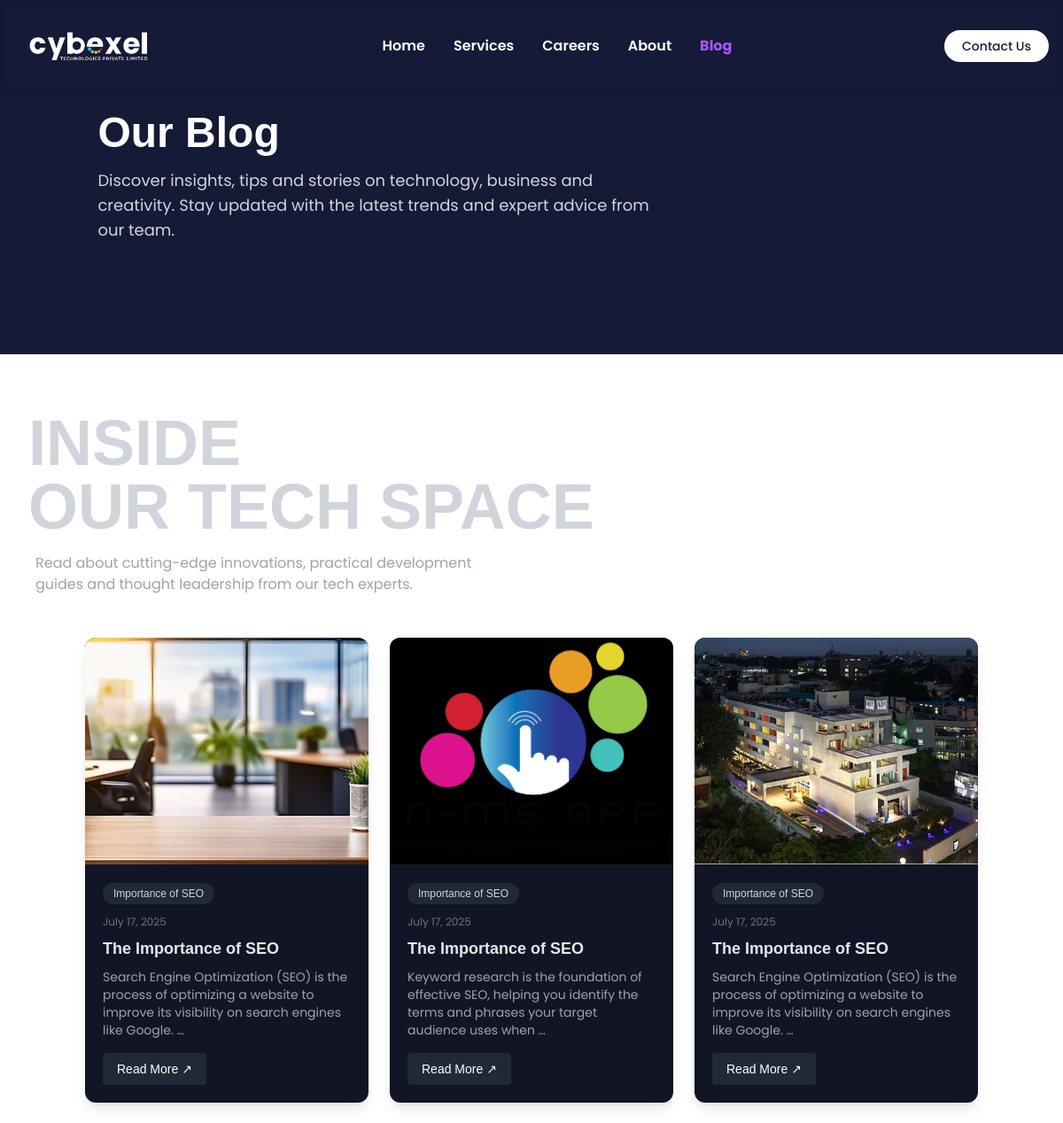
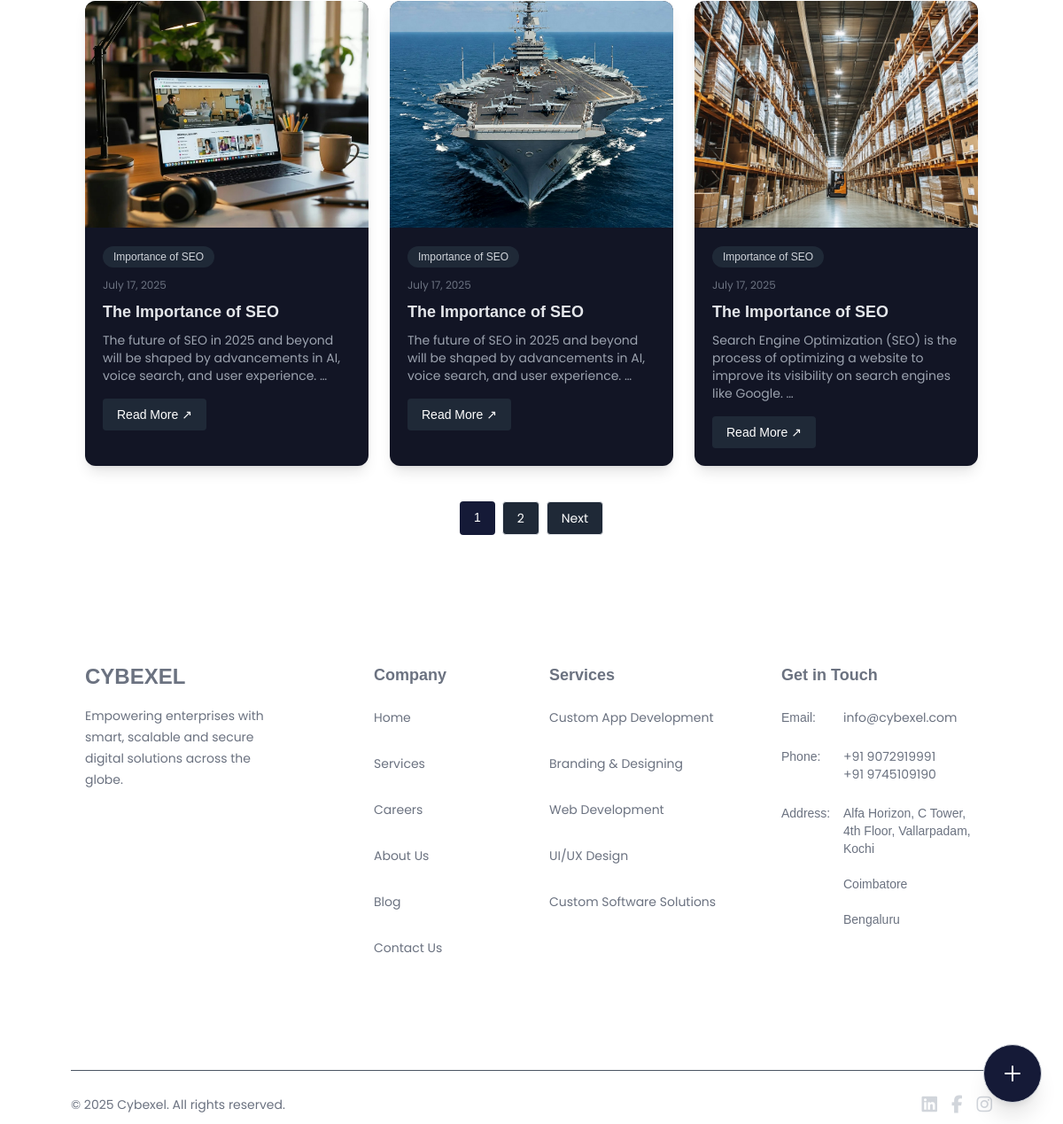
Page /blog on the committed database (2 pictures, top to bottom).
### cybexelapp/models.py (models this page shows, shortened)
class Blog(models.Model):
    keyword = models.CharField(max_length=100)
    date = models.DateField()
    short_heading = models.CharField(max_length=150, help_text="Heading for card display")
    full_heading = models.CharField(max_length=250, help_text="Full heading for modal display")
    paragraph1 = models.TextField()
    paragraph2 = models.TextField(blank=True, null=True)
    paragraph3 = models.TextField(blank=True, null=True)
    paragraph4 = models.TextField(blank=True, null=True)
    image = models.ImageField(upload_to='blogs/')

### cybexelapp/views.py (the view)
# urls.py: path('blog', views.blog, name='blog'),
def blog(request):
    blogs = Blog.objects.all().order_by('-date')
    paginator = Paginator(blogs, 6)
    page_number = request.GET.get('page')
    page_obj = paginator.get_page(page_number)
    return render(request, 'blog.html', {'page_obj': page_obj})

### cybexelapp/templates/blog.html (shortened to what this page needs)
{% load static %}
 <!DOCTYPE html>
<html lang="en">
<head>
  <script src="https://cdn.tailwindcss.com"></script>
<link rel="stylesheet" href="{% static 'css/style.css' %}">
<link href="https://cdn.jsdelivr.net/npm/aos@2.3.4/dist/aos.css" rel="stylesheet">
<link href="https://cdn-uicons.flaticon.com/uicons-regular-rounded/css/uicons-regular-rounded.css" rel="stylesheet">
<link rel="stylesheet" href="https://cdn-uicons.flaticon.com/uicons-regular-rounded/css/uicons-regular-rounded.css">
<link href="https://cdnjs.cloudflare.com/ajax/libs/font-awesome/6.5.0/css/all.min.css" rel="stylesheet">
</head>
<body class="relative min-h-screen">
<header class="relative z-[9999] w-full">
  <nav id="navbar"
       class="fixed top-0 left-0 w-full bg-transparent px-4 py-[0.8rem] transition-all duration-300 z-[9999] backdrop-blur-sm">
    <div class="max-w-7xl mx-auto flex justify-between items-center">
      <a href="{% url 'index' %}" class="flex items-center">
  <img id="logo" src="{% static 'images/logo1.png' %}" alt="Wise Logo" class="w-44 h-auto transition duration-300" />
</a>
      <div class="hidden md:flex items-center gap-8 text-base font-semibold nav-links text-white">
        <a href="{% url 'index' %}" class="nav-link hover:text-purple-300 transition">Home</a>
        <a href="{% url 'services' %}" class="nav-link hover:text-purple-300 transition">Services</a>
        <a href="{% url 'careers' %}" class="nav-link hover:text-purple-300 transition">Careers</a>
        <a href="{% url 'about' %}" class="nav-link hover:text-purple-300 transition">About</a>
        <a href="{% url 'blog' %}" class="nav-link text-purple-500 font-bold hover:text-purple-300 transition">Blog</a>
      </div>
      <div class="flex items-center gap-4">
        <a href="{% url 'contact' %}" class="hidden md:inline-block">
          <button id="enquire-btn"
            class="bg-white text-[#151a37] text-sm px-5 py-2 rounded-full font-medium transition">
            Contact Us
          </button>
        </a>
      </div>
    </div>
  </nav>
</header>
<section class="w-full bg-[#151a37] text-white h-[400px] px-6 sm:px-12 md:px-24">
  <div class="max-w-7xl mx-auto h-full flex flex-col justify-center">
    <h1 class="text-4xl sm:text-5xl font-bold mb-4 px-[0.9rem]">Our Blog</h1>
    <p class="text-base sm:text-lg text-gray-300 max-w-2xl px-[0.9rem]">
      Discover insights, tips and stories on technology, business and creativity. Stay updated with the latest trends and expert advice from our team.
    </p>
  </div>
</section>
<section class=" text-gray-200 px-4 py-16">
  <div class="max-w-7xl mx-auto">
    <div class="mb-12 text-center md:text-left">
  <h2 class="text-6xl md:text-7xl font-bold text-gray-300 uppercase px-4">
    Inside<br>
    Our Tech Space
  </h2>
  <p class="text-gray-400 mt-4 max-w-xl text-sm md:text-base px-6">
Read about cutting-edge innovations, practical development guides and thought leadership from our tech experts.  </p>
</div>
<div class="grid grid-cols-1 sm:grid-cols-2 md:grid-cols-3 gap-6 px-6 md:px-20">
{% for blog in page_obj %}
  <div class="bg-[#121525] rounded-xl overflow-hidden shadow-lg blog-card">
    <img src="{{ blog.image.url }}" alt="{{ blog.short_heading }}" class="w-full h-64 object-cover" />
    <div class="p-5">
      <span class="inline-block bg-gray-800 text-gray-300 text-xs px-3 py-1 rounded-full mb-3">{{ blog.keyword }}</span>
      <p class="text-gray-500 text-xs mb-2">{{ blog.date|date:"F d, Y" }}</p>
      <h3 class="text-lg font-semibold mb-2">{{ blog.short_heading }}</h3>
      <p class="text-gray-400 text-sm mb-4">{{ blog.paragraph1|truncatewords:20 }}</p>
      <button
        class="open-modal-btn inline-block text-sm font-medium text-white bg-gray-800 px-4 py-2 rounded hover:bg-gray-700 transition"
        data-index="{{ forloop.counter0 }}">
        Read More ↗
      </button>
    </div>
  </div>
  {% endfor %}
</div>
<div class="flex justify-center mt-10 space-x-2 text-sm">
  {% for num in page_obj.paginator.page_range %}
    {% if page_obj.number == num %}
      <span class="px-4 py-2 bg-[#151a37] text-white rounded">{{ num }}</span>
    {% else %}
      <a href="?page={{ num }}" class="px-4 py-2 border rounded bg-gray-800 text-white">{{ num }}</a>
    {% endif %}
  {% endfor %}
  {% if page_obj.has_next %}
    <a href="?page={{ page_obj.next_page_number }}" class="px-4 py-2 border rounded bg-gray-800 text-white">Next</a>
  {% endif %}
</div>
  </div>
</section>
<div class="fixed bottom-6 right-6 z-[9999]">
  <div id="fabOptions" class="relative w-16 h-[2rem] max-md:w-12 max-md:h-0">
  </div>
  <button onclick="toggleFab()" id="fabBtn"
    class="bg-[#151a37] hover:bg-[#1e2247] text-white p-5 max-md:p-3 mt-[-2rem] rounded-full shadow-xl transition relative z-10 border border-gray-300">
    <svg class="w-6 h-6 max-md:w-4 max-md:h-4 transition-transform duration-300" id="fabIcon"
         fill="none" stroke="#ffffff" stroke-width="2"
         viewBox="0 0 24 24" xmlns="http://www.w3.org/2000/svg">
      <path stroke-linecap="round" stroke-linejoin="round" d="M4 12h16M12 4v16"></path>
    </svg>
  </button>
</div>
<footer class="bg-white text-gray-300 pt-20 pb-2 px-6 md:px-20 min-h-[400px]">
  <div class="max-w-7xl mx-auto grid grid-cols-1 md:grid-cols-4 gap-10 px-[1rem]">
    <div>
      <h2 class="text-2xl font-bold text-gray-500 mb-4">CYBEXEL</h2>
      <p class="text-sm leading-6 text-gray-500">
        Empowering enterprises with smart, scalable and secure digital solutions across the globe.
      </p>
    </div>
    <div class="ml-16 max-md:ml-0">
      <h3 class="text-lg font-semibold text-gray-500 mb-3">Company</h3>
      <ul class="space-y-8 text-sm mt-6 text-gray-500">
        <li><a href="index.html" class="hover:text-[#151a37] transition">Home</a></li>
        <li><a href="services.html" class="hover:text-[#151a37] transition">Services</a></li>
        <li><a href="careers.html" class="hover:text-[#151a37] transition">Careers</a></li>
        <li><a href="about.html" class="hover:text-[#151a37] transition">About Us</a></li>
        <li><a href="blog.html" class="hover:text-[#151a37] transition">Blog</a></li>
        <li><a href="contact.html" class="hover:text-[#151a37] transition">Contact Us</a></li>
      </ul>
    </div>
    <div>
      <h3 class="text-lg font-semibold text-gray-500 mb-3">Services</h3>
      <ul class="space-y-8 text-sm mt-6 text-gray-500">
        <li><a href="services.html" class="hover:text-[#151a37] transition">Custom App Development</a></li>
        <li><a href="services.html" class="hover:text-[#151a37] transition">Branding & Designing</a></li>
        <li><a href="services.html" class="hover:text-[#151a37] transition">Web Development</a></li>
        <li><a href="services.html" class="hover:text-[#151a37] transition">UI/UX Design</a></li>
        <li><a href="services.html" class="hover:text-[#151a37] transition">Custom Software Solutions</a></li>
      </ul>
    </div>
    <div>
  <h3 class="text-lg font-semibold text-gray-500 mb-3">Get in Touch</h3>
  <ul class="space-y-6 text-sm text-gray-500 mt-6">
    <li class="flex items-start">
      <span class="min-w-[70px] font-medium">Email:</span>
      <a href="mailto:info@cybexel.com" class="hover:text-[#151a37]">info@cybexel.com</a>
    </li>
   <li class="flex items-start">
  <span class="min-w-[70px] font-medium">Phone:</span>
  <div>
    <a href="tel:+919072919991" class="hover:text-[#151a37] block">+91 9072919991</a>
    <a href="tel:+919745109190" class="hover:text-[#151a37] block">+91 9745109190</a>
  </div>
</li>
    <li class="flex items-start">
      <span class="min-w-[70px] font-medium">Address:</span>
      <span>
        Alfa Horizon, C Tower, 4th Floor, Vallarpadam, Kochi<br><br>
Coimbatore<br><br>
Bengaluru
      </span>
    </li>
  </ul>
</div>
  </div>
  <div class="border-t border-gray-600 mt-32 pt-6 text-sm flex flex-col md:flex-row justify-between items-center">
    <p class="text-gray-500">&copy; 2025 Cybexel. All rights reserved.</p>
    <div class="mt-4 md:mt-0 flex space-x-4">
  <a href="https://www.linkedin.com/company/cybexel/" aria-label="LinkedIn" class="hover:text-[#151a37] transition">
    <i class="fab fa-linkedin text-xl"></i>
  </a>
  <a href="https://www.facebook.com/Cybexel.pvt.ltd" aria-label="Facebook" class="hover:text-[#151a37] transition">
    <i class="fab fa-facebook-f text-xl"></i>
  </a>
  <a href="https://www.instagram.com/cybexel_pvtltd/?hl=en" aria-label="Instagram" class="hover:text-[#151a37] transition">
    <i class="fab fa-instagram text-xl"></i>
  </a>
</div>
  </div>
</footer>
</body>
</html>

### cybexelapp/static/css/style.css (style rules this page uses)
body { font-family: "Space Grotesk", sans-serif; }
p,a { font-family: 'Poppins', sans-serif; }
* { margin: 0; padding: 0; box-sizing: border-box; }

### rows in the picture
Blog: image (picture), keyword "Importance of SEO", date "July 17, 2025", short_heading "The Importance of SEO", paragraph1 "Search Engine Optimization (SEO) is the process of optimizing a website to improve its visibility on search engines like Google. …"
Blog: image (picture), keyword "Importance of SEO", date "July 17, 2025", short_heading "The Importance of SEO", paragraph1 "Keyword research is the foundation of effective SEO, helping you identify the terms and phrases your target audience uses when …"
Blog: image (picture), keyword "Importance of SEO", date "July 17, 2025", short_heading "The Importance of SEO", paragraph1 "Search Engine Optimization (SEO) is the process of optimizing a website to improve its visibility on search engines like Google. …"
Blog: image (picture), keyword "Importance of SEO", date "July 17, 2025", short_heading "The Importance of SEO", paragraph1 "The future of SEO in 2025 and beyond will be shaped by advancements in AI, voice search, and user experience. …"
Blog: image (picture), keyword "Importance of SEO", date "July 17, 2025", short_heading "The Importance of SEO", paragraph1 "The future of SEO in 2025 and beyond will be shaped by advancements in AI, voice search, and user experience. …"
Blog: image (picture), keyword "Importance of SEO", date "July 17, 2025", short_heading "The Importance of SEO", paragraph1 "Search Engine Optimization (SEO) is the process of optimizing a website to improve its visibility on search engines like Google. …"

### other values in the picture
{{ num }} "1"
{{ num }} "2"
